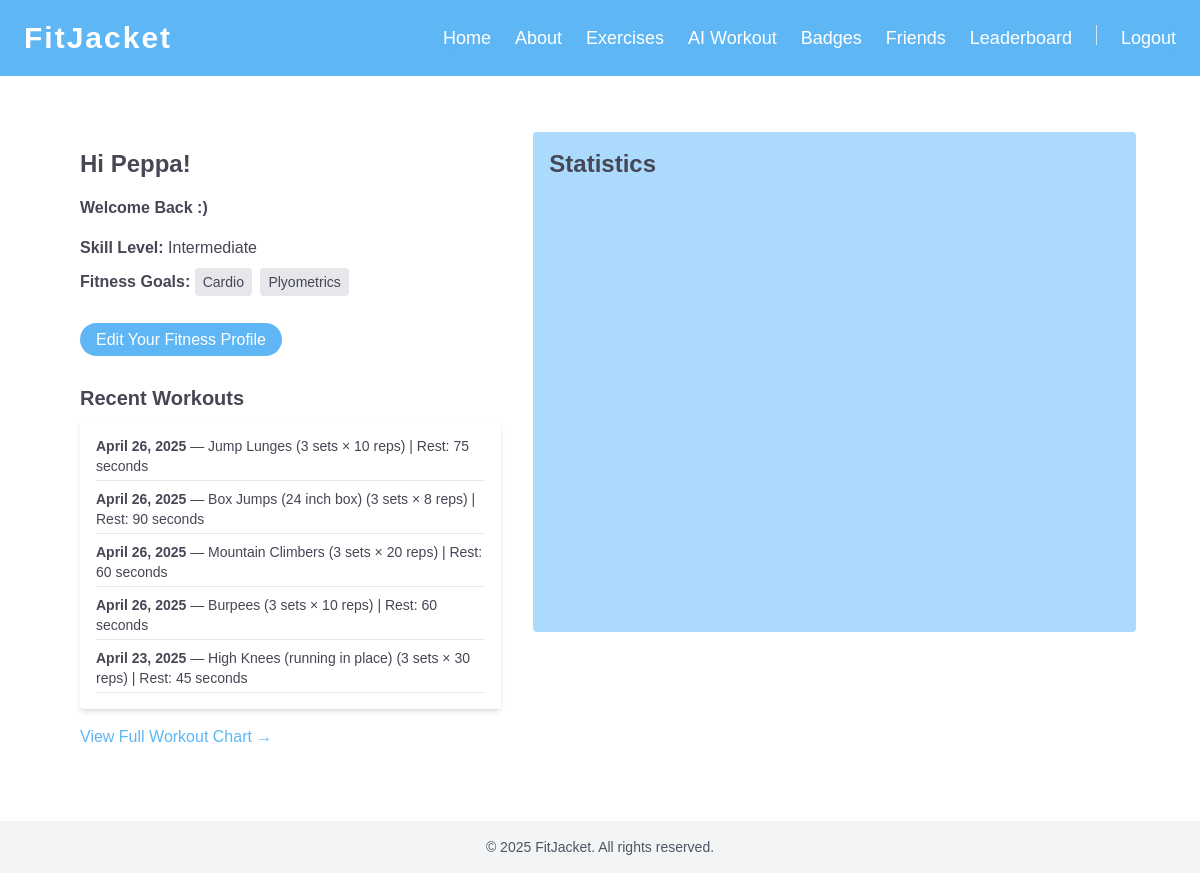
Screenshot of / (signed in) with the database file from the repository.
### fitjacket/models.py (models this page shows, shortened)
class UserProfile(models.Model):
    user = models.OneToOneField(User, on_delete=models.CASCADE)
    skill_level = models.CharField(max_length=20)
    goals = models.JSONField(blank=True, null=True)  #

### aiworkout/models.py (models this page shows, shortened)
class Workout(models.Model):
    user = models.ForeignKey(User, on_delete=models.CASCADE)
    workout_type = models.CharField(max_length=100)  # Exercise name
    sets = models.IntegerField(default=1)
    reps = models.PositiveIntegerField(validators=[MinValueValidator(0)])
    rest = models.CharField(max_length=50, blank=True)  # "90 seconds"
    equipment = models.CharField(max_length=100, blank=True)
    date = models.DateField()

### fitjacket/views.py (the view)
# urls.py: path('', views.index, name='index'),
def index(request):
    template_data = {'title': 'FitJacket'}
    if request.user.is_authenticated:
        user = request.user
        workouts = Workout.objects.filter(user=user).order_by('-date', '-id')
        chart_data = {}
        for w in workouts:
            date_str = str(w.date)
            if date_str not in chart_data:
                chart_data[date_str] = {}
            chart_data[date_str][w.workout_type] = chart_data[date_str].get(w.workout_type, 0) + w.reps
        context = {
            'template_data': template_data,
            'user' : user,
            'workouts': workouts,
            'chart_data': chart_data,
            'badges': UserBadge.objects.filter(user=user),
            'all_badges': Badge.objects.all(),
        }
        return render(request, 'index.html', context)
    else:
        return render(request, 'index.html', {'template_data': template_data})

### fitjacket/templates/index.html (shortened to what this page needs)
{% extends "base.html" %}
{% load custom_tags %}
{% block content %}
  {% if user.is_authenticated %}
    <div class="flex flex-col lg:flex-row lg:space-x-4">
      <div class="lg:w-1/2 w-full p-4 rounded">
        <h2 class="text-2xl font-bold mb-4">Hi {{ user.first_name }}!</h2>
        <h2 class="font-bold mb-4">Welcome Back :)</h2>
        <p class="mb-2">
          <strong>Skill Level:</strong> {{ user.userprofile.skill_level|capfirst }}
        </p>
        <p class="mb-2">
          <strong>Fitness Goals:</strong>
          {% for goal in user.userprofile.goals %}
            <span class="inline-block bg-gray-200 text-sm px-2 py-1 rounded mr-1">{{ goal|capfirst }}</span>
          {% empty %}
            <span>No goals set.</span>
          {% endfor %}
        </p>
        <br>
        <a href="{% url 'edit_profile' %}" class="bg-blue-600 text-white px-4 py-2 rounded hover:bg-blue-700">
          Edit Your Fitness Profile
        </a>
        <h3 class="text-xl font-semibold mt-8 mb-2">Recent Workouts</h3>
        <ul class="bg-white shadow-md rounded p-4 space-y-2 text-sm">
            {% for workout in workouts|slice:":5" %}
                 <li class="border-b pb-1">
                     <strong>{{ workout.date }}</strong> — {{ workout.workout_type }}
                     ({{ workout.sets }} sets × {{ workout.reps }} reps)
                     {% if workout.rest %} | Rest: {{ workout.rest }}{% endif %}
                </li>
            {% empty %}
                <li>No workouts logged yet.</li>
            {% endfor %}
        </ul>
        <a href="{% url 'workout_chart' %}" class="mt-4 inline-block text-blue-600 font-medium hover:underline">
          View Full Workout Chart →
        </a>
      </div>
      <div class="w-full lg:w-2/3 p-4 bg-blue-200 rounded" style="max-height: 500px; overflow-y: auto;">
        <h2 class="text-2xl font-bold mb-4">Statistics</h2>
        <div id="chart_div" style="width: 100%; height: 400px;"></div>
      </div>
    </div>
  {% endif %}
{% endblock %}

### fitjacket/static/css/style.css (style rules this page uses)
.bg-blue-600 { background-color: #5EB6F5 !important; }
.text-blue-600 { color: #5EB6F5 !important; }
.bg-blue-200 { background-color: #ABDAFC !important; }
button.bg-blue-600, a.bg-blue-600, button.bg-blue-50, a.bg-blue-50 { padding: 0.5rem 1rem; border-radius: 9999px; border: none; }
.text-gray-400 { color: #464655 !important; font-family: 'Tilson', sans-serif !important; }

### rows the page displays
Workout: date "April 26, 2025", workout_type "Jump Lunges", sets "3", reps "10", rest "75 seconds"
Workout: date "April 26, 2025", workout_type "Box Jumps (24 inch box)", sets "3", reps "8", rest "90 seconds"
Workout: date "April 26, 2025", workout_type "Mountain Climbers", sets "3", reps "20", rest "60 seconds"
Workout: date "April 26, 2025", workout_type "Burpees", sets "3", reps "10", rest "60 seconds"
Workout: date "April 23, 2025", workout_type "High Knees (running in place)", sets "3", reps "30", rest "45 seconds"

### other values shown
{{ user.first_name }} "Peppa"
{{ user.userprofile.skill_level|capfirst }} "Intermediate"
{{ goal|capfirst }} "Cardio" "Plyometrics"
